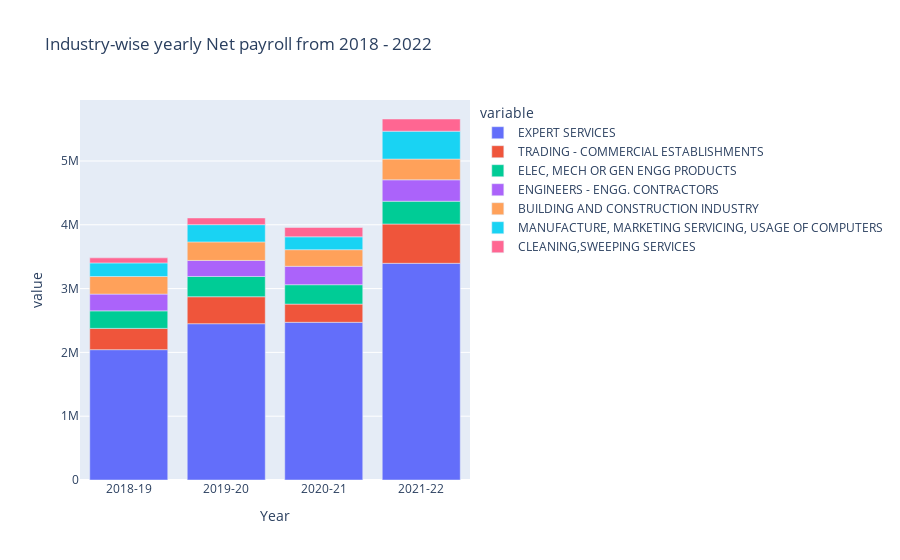

Here is the notebook cell this chart was saved with:
### Markdown cell above
#### Interacting with below BAR chart:
* Click-on any industry in to disable it.
* Double click on any-industry to get only that industry.
* Click and drag on the graph to zoom into a specific area
* Double click on graph to return to normal view.

### Code cell
fig = px.bar(industry,x="Year",y=industry_cols,title= "Industry-wise yearly Net payroll from 2018 - 2022")
fig.show()

### Figure 1 — Plotly figure (JSON) as saved in the notebook; plotly's stock layout.template omitted (floating-point values rounded to 4 significant figures)
{"data": [{"alignmentgroup": "True", "hovertemplate": "variable=EXPERT SERVICES<br>Year=%{x}<br>value=%{y}<extra></extra>", "legendgroup": "EXPERT SERVICES", "marker": {"color": "#636efa", "pattern": {"shape": ""}}, "name": "EXPERT SERVICES", "offsetgroup": "EXPERT SERVICES", "orientation": "v", "showlegend": true, "textposition": "auto", "type": "bar", "x": ["2018-19", "2019-20", "2020-21", "2021-22"], "xaxis": "x", "y": [2042732, 2449594, 2471365, 3396070], "yaxis": "y"}, {"alignmentgroup": "True", "hovertemplate": "variable=TRADING - COMMERCIAL ESTABLISHMENTS<br>Year=%{x}<br>value=%{y}<extra></extra>", "legendgroup": "TRADING - COMMERCIAL ESTABLISHMENTS", "marker": {"color": "#EF553B", "pattern": {"shape": ""}}, "name": "TRADING - COMMERCIAL ESTABLISHMENTS", "offsetgroup": "TRADING - COMMERCIAL ESTABLISHMENTS", "orientation": "v", "showlegend": true, "textposition": "auto", "type": "bar", "x": ["2018-19", "2019-20", "2020-21", "2021-22"], "xaxis": "x", "y": [333367, 422757, 285026, 615803], "yaxis": "y"}, {"alignmentgroup": "True", "hovertemplate": "variable=ELEC, MECH OR GEN ENGG PRODUCTS<br>Year=%{x}<br>value=%{y}<extra></extra>", "legendgroup": "ELEC, MECH OR GEN ENGG PRODUCTS", "marker": {"color": "#00cc96", "pattern": {"shape": ""}}, "name": "ELEC, MECH OR GEN ENGG PRODUCTS", "offsetgroup": "ELEC, MECH OR GEN ENGG PRODUCTS", "orientation": "v", "showlegend": true, "textposition": "auto", "type": "bar", "x": ["2018-19", "2019-20", "2020-21", "2021-22"], "xaxis": "x", "y": [274612, 317393, 304281, 357221], "yaxis": "y"}, {"alignmentgroup": "True", "hovertemplate": "variable=ENGINEERS - ENGG. CONTRACTORS<br>Year=%{x}<br>value=%{y}<extra></extra>", "legendgroup": "ENGINEERS - ENGG. CONTRACTORS", "marker": {"color": "#ab63fa", "pattern": {"shape": ""}}, "name": "ENGINEERS - ENGG. CONTRACTORS", "offsetgroup": "ENGINEERS - ENGG. CONTRACTORS", "orientation": "v", "showlegend": true, "textposition": "auto", "type": "bar", "x": ["2018-19", "2019-20", "2020-21", "2021-22"], "xaxis": "x", "y": [262789, 251340, 288199, 335811], "yaxis": "y"}, {"alignmentgroup": "True", "hovertemplate": "variable=BUILDING AND CONSTRUCTION INDUSTRY<br>Year=%{x}<br>value=%{y}<extra></extra>", "legendgroup": "BUILDING AND CONSTRUCTION INDUSTRY", "marker": {"color": "#FFA15A", "pattern": {"shape": ""}}, "name": "BUILDING AND CONSTRUCTION INDUSTRY", "offsetgroup": "BUILDING AND CONSTRUCTION INDUSTRY", "orientation": "v", "showlegend": true, "textposition": "auto", "type": "bar", "x": ["2018-19", "2019-20", "2020-21", "2021-22"], "xaxis": "x", "y": [275646, 290570, 260736, 325022], "yaxis": "y"}, {"alignmentgroup": "True", "hovertemplate": "variable=MANUFACTURE, MARKETING SERVICING, USAGE OF COMPUTERS<br>Year=%{x}<br>value=%{y}<extra></extra>", "legendgroup": "MANUFACTURE, MARKETING SERVICING, USAGE OF COMPUTERS", "marker": {"color": "#19d3f3", "pattern": {"shape": ""}}, "name": "MANUFACTURE, MARKETING SERVICING, USAGE OF COMPUTERS", "offsetgroup": "MANUFACTURE, MARKETING SERVICING, USAGE OF COMPUTERS", "orientation": "v", "showlegend": true, "textposition": "auto", "type": "bar", "x": ["2018-19", "2019-20", "2020-21", "2021-22"], "xaxis": "x", "y": [213192, 270350, 201862, 436692], "yaxis": "y"}, {"alignmentgroup": "True", "hovertemplate": "variable=CLEANING,SWEEPING SERVICES<br>Year=%{x}<br>value=%{y}<extra></extra>", "legendgroup": "CLEANING,SWEEPING SERVICES", "marker": {"color": "#FF6692", "pattern": {"shape": ""}}, "name": "CLEANING,SWEEPING SERVICES", "offsetgroup": "CLEANING,SWEEPING SERVICES", "orientation": "v", "showlegend": true, "textposition": "auto", "type": "bar", "x": ["2018-19", "2019-20", "2020-21", "2021-22"], "xaxis": "x", "y": [79200, 105105, 145917, 191120], "yaxis": "y"}], "layout": {"barmode": "relative", "legend": {"title": {"text": "variable"}, "tracegroupgap": 0}, "title": {"text": "Industry-wise yearly Net payroll from 2018 - 2022"}, "xaxis": {"anchor": "y", "domain": [0, 1], "title": {"text": "Year"}}, "yaxis": {"anchor": "x", "domain": [0, 1], "title": {"text": "value"}}}}
